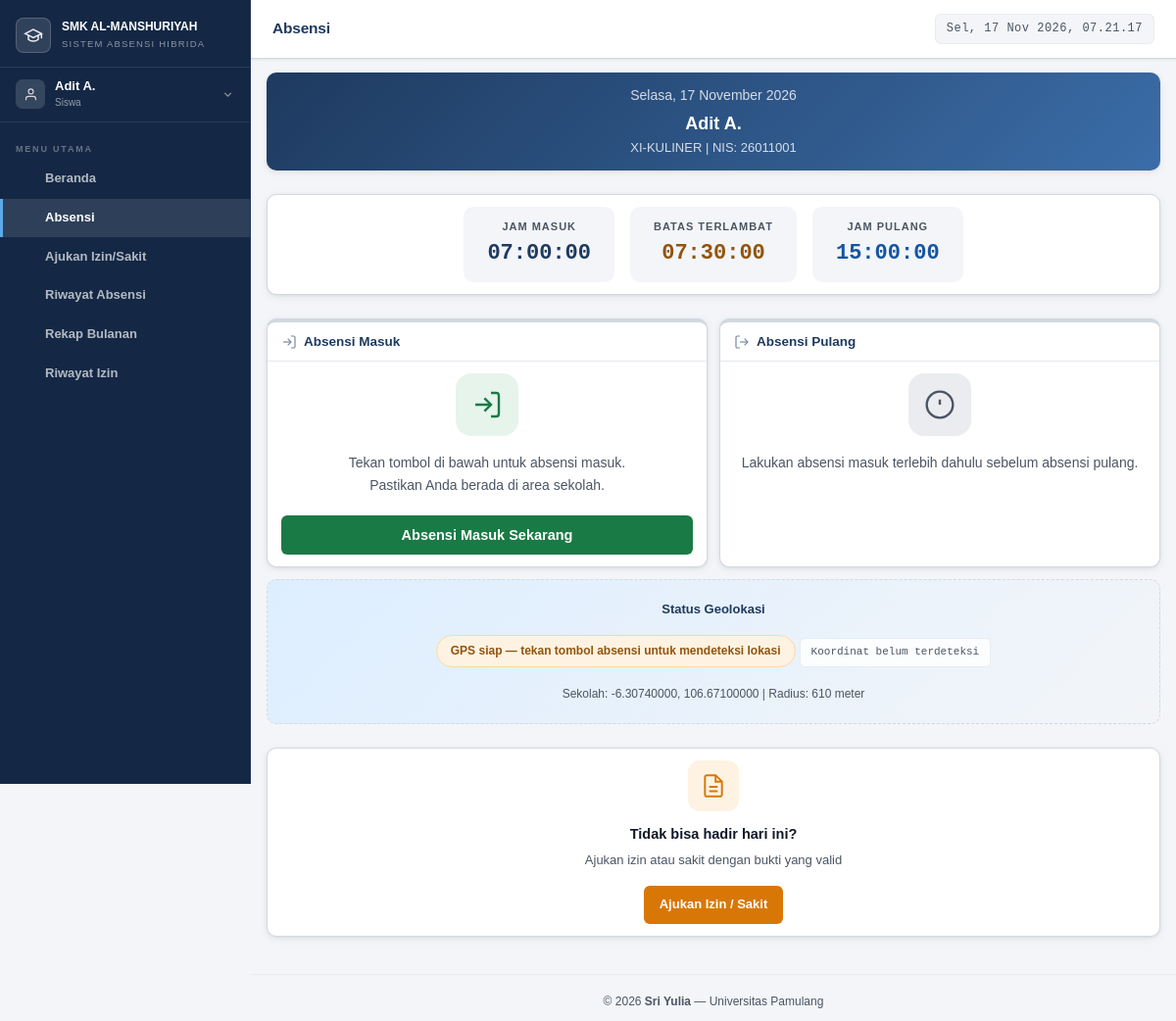
Screenshot of /siswa/absensi.php (signed in) with the database file from the repository.
### tables this page shows
CREATE TABLE `siswa` (
  `id` int(11) NOT NULL,
  `user_id` int(11) NOT NULL,
  `nis` varchar(20) NOT NULL,
  `nisn` varchar(20) DEFAULT NULL,
  `kelas_id` int(11) DEFAULT NULL,
  `nama_orang_tua` varchar(100) DEFAULT NULL,
  `no_hp_ortu` varchar(20) DEFAULT NULL,
  `alamat` text DEFAULT NULL,
  `tanggal_lahir` date DEFAULT NULL,
  `jenis_kelamin` enum('L','P') DEFAULT NULL,
  `created_at` timestamp NOT NULL DEFAULT current_timestamp(),
  `foto` varchar(255) DEFAULT NULL
);

CREATE TABLE `users` (
  `id` int(11) NOT NULL,
  `nama` varchar(100) NOT NULL,
  `email` varchar(100) NOT NULL,
  `password` varchar(255) NOT NULL,
  `role` enum('admin','petugas','siswa') NOT NULL,
  `no_hp` varchar(20) DEFAULT NULL,
  `kelas_id` int(11) DEFAULT NULL,
  `foto` varchar(255) DEFAULT NULL,
  `status` enum('aktif','nonaktif') DEFAULT 'aktif',
  `alasan_nonaktif` enum('lulus','keluar') DEFAULT NULL COMMENT 'lulus = masih bisa login, tidak bisa absen; keluar = tidak bisa login',
  `keterangan_nonaktif` varchar(255) DEFAULT NULL COMMENT 'Keterangan tambahan dari admin',
  `created_at` timestamp NOT NULL DEFAULT current_timestamp(),
  `updated_at` timestamp NOT NULL DEFAULT current_timestamp() ON UPDATE current_timestamp(),
  `must_change_password` tinyint(1) DEFAULT 1,
  `last_login` datetime DEFAULT NULL
);

CREATE TABLE `kelas` (
  `id` int(11) NOT NULL,
  `nama_kelas` varchar(20) NOT NULL,
  `jurusan` varchar(100) DEFAULT NULL,
  `tingkat` enum('X','XI','XII') NOT NULL,
  `wali_kelas_id` int(11) DEFAULT NULL,
  `created_at` timestamp NOT NULL DEFAULT current_timestamp()
);

CREATE TABLE `settings` (
  `id` int(11) NOT NULL,
  `sekolah_nama` varchar(100) DEFAULT 'SMK Islamiyah Serua',
  `sekolah_alamat` text DEFAULT NULL,
  `sekolah_lat` decimal(10,8) DEFAULT -6.36210000,
  `sekolah_lng` decimal(11,8) DEFAULT 106.74810000,
  `radius_meter` int(11) DEFAULT 100,
  `jam_masuk` time DEFAULT '07:00:00',
  `jam_pulang` time DEFAULT '15:00:00',
  `batas_terlambat` time DEFAULT '07:15:00',
  `whatsapp_api_url` varchar(255) DEFAULT '',
  `whatsapp_api_key` varchar(255) DEFAULT '',
  `created_at` timestamp NOT NULL DEFAULT current_timestamp(),
  `updated_at` timestamp NOT NULL DEFAULT current_timestamp() ON UPDATE current_timestamp(),
  `kmeans_last_tahun_ajaran` varchar(20) DEFAULT NULL,
  `kmeans_last_semester` varchar(10) DEFAULT NULL,
  `kmeans_last_mode` enum('semester','bulanan') NOT NULL DEFAULT 'semester',
  `kmeans_last_bulan` tinyint(3) UNSIGNED DEFAULT NULL,
  `kmeans_last_tahun_bulanan` smallint(5) UNSIGNED DEFAULT NULL,
  `kmeans_last_detail` longtext DEFAULT NULL
);

### includes/config.php (called while the page is built, shortened)
<?php
function getSettings(PDO $pdo)
{
    $stmt = $pdo->query(
        "SELECT * FROM settings ORDER BY id ASC LIMIT 1"
    );
    $row = $stmt->fetch();
    return $row;
}
function formatTanggal($tanggal)
{
    $hari = [
        'Minggu',
        'Senin',
        'Selasa',
        'Rabu',
        'Kamis',
        'Jumat',
        'Sabtu'
    ];
    $bulan = [
        '',
        'Januari',
        'Februari',
        'Maret',
        'April',
        'Mei',
        'Juni',
        'Juli',
        'Agustus',
        'September',
        'Oktober',
        'November',
        'Desember'
    ];
    $ts = strtotime($tanggal);
    return
        $hari[(int)date('w', $ts)] . ', ' .
        date('d', $ts) . ' ' .
        $bulan[(int)date('m', $ts)] . ' ' .
        date('Y', $ts);
}

### siswa/absensi.php (the view, shortened to what this page needs)
<?php
require_once '../includes/config.php';
$siswaId  = $_SESSION['siswa_id'];
$settings = getSettings($pdo);
$today    = date('Y-m-d');
$stmtSiswa = $pdo->prepare("SELECT s.*, u.nama, k.nama_kelas FROM siswa s JOIN users u ON s.user_id = u.id LEFT JOIN kelas k ON s.kelas_id = k.id WHERE s.id = ?");
$stmtSiswa->execute([$siswaId]);
$siswa = $stmtSiswa->fetch();
$stmtHari = $pdo->prepare("SELECT * FROM absensi WHERE siswa_id = ? AND tanggal = ?");
$stmtHari->execute([$siswaId, $today]);
$absenHari = $stmtHari->fetch();
$sudahMasuk  = $absenHari && $absenHari['waktu_masuk'];
$sudahPulang = $absenHari && $absenHari['waktu_pulang'] && $absenHari['status_pulang'] === 'pulang';
require_once '../includes/header.php';
?>
<div class="card mb-3" style="background:linear-gradient(135deg,var(--primary) 0%,var(--primary-light) 100%);color:#fff;border:none">
  <div class="card-body" style="text-align:center">
    <div style="font-size:14px;opacity:.8"><?= formatTanggal($today) ?></div>
    <div style="font-size:18px;font-weight:900;margin-top:4px"><?= htmlspecialchars($siswa['nama']) ?></div>
    <div style="font-size:13px;opacity:.8"><?= htmlspecialchars($siswa['nama_kelas'] ?? '-') ?> | NIS: <?= $siswa['nis'] ?></div>
  </div>
</div>
<div class="card mb-3">
  <div class="card-body" style="display:flex;gap:16px;flex-wrap:wrap;justify-content:center">
    <div style="text-align:center;padding:12px 24px;background:var(--bg);border-radius:10px">
      <div style="font-size:11px;font-weight:700;text-transform:uppercase;color:var(--text-muted);letter-spacing:1px">Jam Masuk</div>
      <div style="font-family:var(--font-mono);font-size:22px;font-weight:700;color:var(--primary)"><?= $settings['jam_masuk'] ?></div>
    </div>
    <div style="text-align:center;padding:12px 24px;background:var(--bg);border-radius:10px">
      <div style="font-size:11px;font-weight:700;text-transform:uppercase;color:var(--text-muted);letter-spacing:1px">Batas Terlambat</div>
      <div style="font-family:var(--font-mono);font-size:22px;font-weight:700;color:var(--warning)"><?= $settings['batas_terlambat'] ?></div>
    </div>
    <div style="text-align:center;padding:12px 24px;background:var(--bg);border-radius:10px">
      <div style="font-size:11px;font-weight:700;text-transform:uppercase;color:var(--text-muted);letter-spacing:1px">Jam Pulang</div>
      <div style="font-family:var(--font-mono);font-size:22px;font-weight:700;color:var(--info)"><?= $settings['jam_pulang'] ?></div>
    </div>
  </div>
</div>
<div style="display:grid;grid-template-columns:1fr 1fr;gap:12px;margin-bottom:12px" class="absen-main-grid">
  <div class="card" style="border-top:4px solid <?= $sudahMasuk ? 'var(--success)' : 'var(--border)' ?>">
    <div class="card-header">
      <div class="card-title">
        <svg viewBox="0 0 24 24" fill="none" stroke="currentColor" stroke-width="1.8" style="width:16px;height:16px;opacity:.6"><path d="M15 3h4a2 2 0 012 2v14a2 2 0 01-2 2h-4"/><polyline points="10 17 15 12 10 7"/><line x1="15" y1="12" x2="3" y2="12"/></svg>
        Absensi Masuk
      </div>
    </div>
    <div class="card-body" style="text-align:center">
      <?php if ($sudahMasuk): ?>
        <div style="width:64px;height:64px;background:var(--success-bg);border-radius:16px;display:flex;align-items:center;justify-content:center;margin:0 auto 16px">
          <svg width="32" height="32" viewBox="0 0 24 24" fill="none" stroke="var(--success)" stroke-width="1.8"><path d="M9 11l3 3L22 4"/><path d="M21 12v7a2 2 0 01-2 2H5a2 2 0 01-2-2V5a2 2 0 012-2h11"/></svg>
        </div>
        <div style="font-family:var(--font-mono);font-size:32px;font-weight:900;color:var(--success)"><?= $absenHari['waktu_masuk'] ?></div>
        <div style="margin:8px 0"><?= getStatusBadge($absenHari['status_masuk']) ?></div>
        <?php if ($absenHari['lat_masuk']): ?>
        <div style="font-size:11px;color:var(--text-muted);font-family:var(--font-mono);background:var(--bg);padding:6px;border-radius:6px;margin-top:8px">
          <?= $absenHari['lat_masuk'] ?>, <?= $absenHari['lng_masuk'] ?>
        </div>
        <?php endif; ?>
        <div style="margin-top:12px;font-size:13px;color:var(--success);font-weight:600">Absensi masuk sudah dicatat</div>
      <?php else: ?>
        <div style="width:64px;height:64px;background:var(--success-bg);border-radius:16px;display:flex;align-items:center;justify-content:center;margin:0 auto 16px">
          <svg width="32" height="32" viewBox="0 0 24 24" fill="none" stroke="var(--success)" stroke-width="1.8"><path d="M15 3h4a2 2 0 012 2v14a2 2 0 01-2 2h-4"/><polyline points="10 17 15 12 10 7"/><line x1="15" y1="12" x2="3" y2="12"/></svg>
        </div>
        <div style="color:var(--text-muted);font-size:14px;margin-bottom:20px">
          Tekan tombol di bawah untuk absensi masuk.<br>
          Pastikan Anda berada di area sekolah.
        </div>
        <button class="btn btn-success btn-block btn-lg" id="btn-absen-masuk" onclick="prosesAbsensi('masuk')">
          Absensi Masuk Sekarang
        </button>
      <?php endif; ?>
    </div>
  </div>
  <div class="card" style="border-top:4px solid <?= $sudahPulang ? 'var(--info)' : 'var(--border)' ?>">
    <div class="card-header">
      <div class="card-title">
        <svg viewBox="0 0 24 24" fill="none" stroke="currentColor" stroke-width="1.8" style="width:16px;height:16px;opacity:.6"><path d="M9 21H5a2 2 0 01-2-2V5a2 2 0 012-2h4"/><polyline points="16 17 21 12 16 7"/><line x1="21" y1="12" x2="9" y2="12"/></svg>
        Absensi Pulang
      </div>
    </div>
    <div class="card-body" style="text-align:center">
      <?php if ($sudahPulang): ?>
        <div style="width:64px;height:64px;background:var(--info-bg);border-radius:16px;display:flex;align-items:center;justify-content:center;margin:0 auto 16px">
          <svg width="32" height="32" viewBox="0 0 24 24" fill="none" stroke="var(--info)" stroke-width="1.8"><path d="M9 21H5a2 2 0 01-2-2V5a2 2 0 012-2h4"/><polyline points="16 17 21 12 16 7"/><line x1="21" y1="12" x2="9" y2="12"/></svg>
        </div>
        <div style="font-family:var(--font-mono);font-size:32px;font-weight:900;color:var(--info)"><?= $absenHari['waktu_pulang'] ?></div>
        <div style="margin:8px 0"><?= getStatusBadge($absenHari['status_pulang']) ?></div>
        <?php if ($absenHari['lat_pulang']): ?>
        <div style="font-size:11px;color:var(--text-muted);font-family:var(--font-mono);background:var(--bg);padding:6px;border-radius:6px;margin-top:8px">
          <?= $absenHari['lat_pulang'] ?>, <?= $absenHari['lng_pulang'] ?>
        </div>
        <?php endif; ?>
        <div style="margin-top:12px;font-size:13px;color:var(--info);font-weight:600">Absensi pulang sudah dicatat</div>
      <?php elseif (!$sudahMasuk): ?>
        <div style="width:64px;height:64px;background:var(--bg-subtle);border-radius:16px;display:flex;align-items:center;justify-content:center;margin:0 auto 16px">
          <svg width="32" height="32" viewBox="0 0 24 24" fill="none" stroke="var(--text-muted)" stroke-width="1.8"><circle cx="12" cy="12" r="10"/><line x1="12" y1="8" x2="12" y2="12"/><line x1="12" y1="16" x2="12.01" y2="16"/></svg>
        </div>
        <div style="color:var(--text-muted);font-size:14px">
          Lakukan absensi masuk terlebih dahulu sebelum absensi pulang.
        </div>
      <?php endif; ?>
    </div>
  </div>
</div>
<?php if (!($sudahMasuk && $sudahPulang)): ?>
<div class="geo-card mb-3">
  <div style="font-size:13px;font-weight:700;color:var(--primary);margin-bottom:10px">Status Geolokasi</div>
  <div class="geo-status detecting" id="geo-status">GPS siap — tekan tombol absensi untuk mendeteksi lokasi</div>
  <div class="geo-coords" id="geo-coords">Koordinat belum terdeteksi</div>
  <div style="font-size:12px;color:var(--text-muted);margin-top:8px">
    Sekolah: <?= $settings['sekolah_lat'] ?>, <?= $settings['sekolah_lng'] ?> |
    Radius: <?= $settings['radius_meter'] ?> meter
  </div>
</div>
<?php endif; ?>
<?php if (!$sudahMasuk): ?>
<div class="card">
  <div class="card-body" style="text-align:center">
    <div style="width:52px;height:52px;background:var(--warning-bg);border-radius:12px;display:flex;align-items:center;justify-content:center;margin:0 auto 12px">
      <svg width="26" height="26" viewBox="0 0 24 24" fill="none" stroke="#d97706" stroke-width="1.8"><path d="M14 2H6a2 2 0 00-2 2v16a2 2 0 002 2h12a2 2 0 002-2V8z"/><polyline points="14 2 14 8 20 8"/><line x1="16" y1="13" x2="8" y2="13"/><line x1="16" y1="17" x2="8" y2="17"/></svg>
    </div>
    <div style="font-weight:700;margin-bottom:4px">Tidak bisa hadir hari ini?</div>
    <div style="color:var(--text-muted);font-size:13px;margin-bottom:16px">Ajukan izin atau sakit dengan bukti yang valid</div>
    <a href="izin.php?tanggal=<?= $today ?>" class="btn btn-warning">Ajukan Izin / Sakit</a>
  </div>
</div>
<?php endif; ?>
<?php
require_once '../includes/footer.php';
?>

### assets/css/style.css (style rules this page uses)
html, body { overflow-x: hidden; max-width: 100%; }
:root { --primary: #1e3a5f; --primary-dark: #142845; --primary-mid: #2a4d7a; --primary-light: #3b6da8; --primary-pale: #dce9f8; --accent: #1a6b63; --accent-light: #22877d; --success: #1a7a45; --success-bg: #e6f4ec; --danger: #b91c1c; --danger-bg: #fce9e9; --warning: #92540e; --warning-bg: #fef3e2; --info: #1555a0; --info-bg: #ddeeff; --purple: #6b21a8; --purple-bg: #f3e8ff; --bg: #f3f5f8; --bg-subtle: #eaecf0; --card: #ffffff; --card-alt: #f8f9fb; --text: #111827; --text-secondary: #374151; --text-muted: #4b5563; --border: #d1d9e0; --border-light: #e8ecf0; --divider: #e5e9ee; --shadow-xs: 0 1px 3px rgba(0,0,0,.06), 0 1px 2px rgba(0,0,0,.04); --shadow: 0 2px 8px rgba(0,0,0,.07), 0 1px 3px rgba(0,0,0,.05); --shadow-md: 0 4px 16px rgba(0,0,0,.09), 0 2px 6px rgba(0,0,0,.05); --shadow-lg: 0 8px 28px rgba(0,0,0,.12), 0 4px 10px rgba(0,0,0,.06); --radius: 10px; --radius-sm: 6px; --radius-lg: 14px; --radius-xl: 20px; --sidebar-w: 256px; --header-h: 60px; --font: 'Plus Jakarta Sans', sans-serif; --font-mono: 'JetBrains Mono', monospace; }
*, *::before, *::after { box-sizing: border-box; margin: 0; padding: 0; }
html { scroll-behavior: smooth; }
body { font-family: var(--font); background: var(--bg); color: var(--text); font-size: 14.5px; line-height: 1.6; min-height: 100vh; min-height: 100dvh; -webkit-font-smoothing: antialiased; }
a { color: var(--primary-light); text-decoration: none; }
button, input, select, textarea { font-family: var(--font); }
.card { background: var(--card); border-radius: var(--radius); box-shadow: var(--shadow); border: 1px solid var(--border); overflow: hidden; }
.card-header { padding: 9px 14px; border-bottom: 1px solid var(--divider); display: flex; align-items: center; justify-content: space-between; gap: 12px; }
.card-title { font-size: 13.5px; font-weight: 700; color: var(--primary); display: flex; align-items: center; gap: 7px; }
.card-body { padding: 12px 14px; }
.btn { display: inline-flex; align-items: center; gap: 6px; padding: 8px 15px; border-radius: var(--radius-sm); font-size: 13px; font-weight: 700; border: 1px solid transparent; cursor: pointer; transition: all .18s; text-decoration: none; white-space: nowrap; }
.btn-success { background: var(--success); color: #fff; }
.btn-warning { background: #d97706; color: #fff; }
.btn-lg { padding: 11px 22px; font-size: 14.5px; }
.btn-block { width: 100%; justify-content: center; }
.geo-card { border: 1.5px dashed var(--border); border-radius: var(--radius); padding: 20px; text-align: center; background: linear-gradient(135deg, var(--info-bg) 0%, var(--bg) 100%); margin-top: 12px; }
.geo-status { display: inline-flex; align-items: center; gap: 7px; padding: 6px 14px; border-radius: 20px; font-size: 12px; font-weight: 700; margin-bottom: 10px; border: 1px solid transparent; }
.geo-status.detecting { background: var(--warning-bg); color: var(--warning); border-color: #fbd9a3; }
.geo-coords { font-family: var(--font-mono); font-size: 11px; color: var(--text-muted); background: rgba(255,255,255,.85); padding: 5px 11px; border-radius: 5px; margin: 8px auto; display: inline-block; border: 1px solid var(--border-light); }
.mb-3 { margin-bottom: 24px; }

### rows the page displays
siswa: user.nama "Adit A.", kelas.nama_kelas "XI-KULINER", nis "26011001"
settings: jam_masuk "07:00:00", batas_terlambat "07:30:00", jam_pulang "15:00:00", sekolah_lat "-6.30740000", sekolah_lng "106.67100000", radius_meter "610"

### other values shown
$nama "Adit A."
$item['label'] "Beranda"
$item['label'] "Absensi"
$item['label'] "Ajukan Izin/Sakit"
$item['label'] "Riwayat Absensi"
$item['label'] "Rekap Bulanan"
$item['label'] "Riwayat Izin"
$pageTitle "Absensi"
